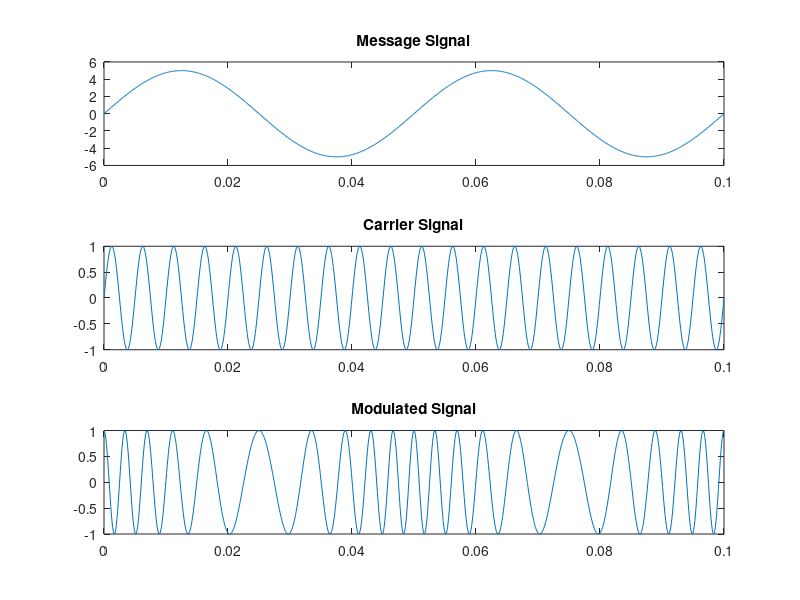

Reproduce this figure in MATLAB. (Note: this script raises an error after producing the figure.)
clear all;
close all;
clc;
B =5;
fs = 10000;
t=(0:.1*fs)/fs;
fc = 200;
fm = 20;
Ac = 1;
m_t = 5*sin(2*pi*fm*t);
c_t = sin(2*pi*fc*t);
s_t = Ac*cos((2*pi*fc*t)+ B*sin(2*pi*fm*t));
subplot(3,1,1);
%ploting of message signal
plot(t,m_t);
title('Message Signal');
subplot(3,1,2);
%ploting of Carrier signal
plot(t,c_t);
title('Carrier Signal');
subplot(3,1,3);
%ploting of Modulated signal
plot(t,s_t);
title('Modulated Signal');
%Demodulation of FM
x_t = demod(s_t,fc,fs,'fm');
figure(2)
%ploting of demodulation of FM
plot(t,x_t)
